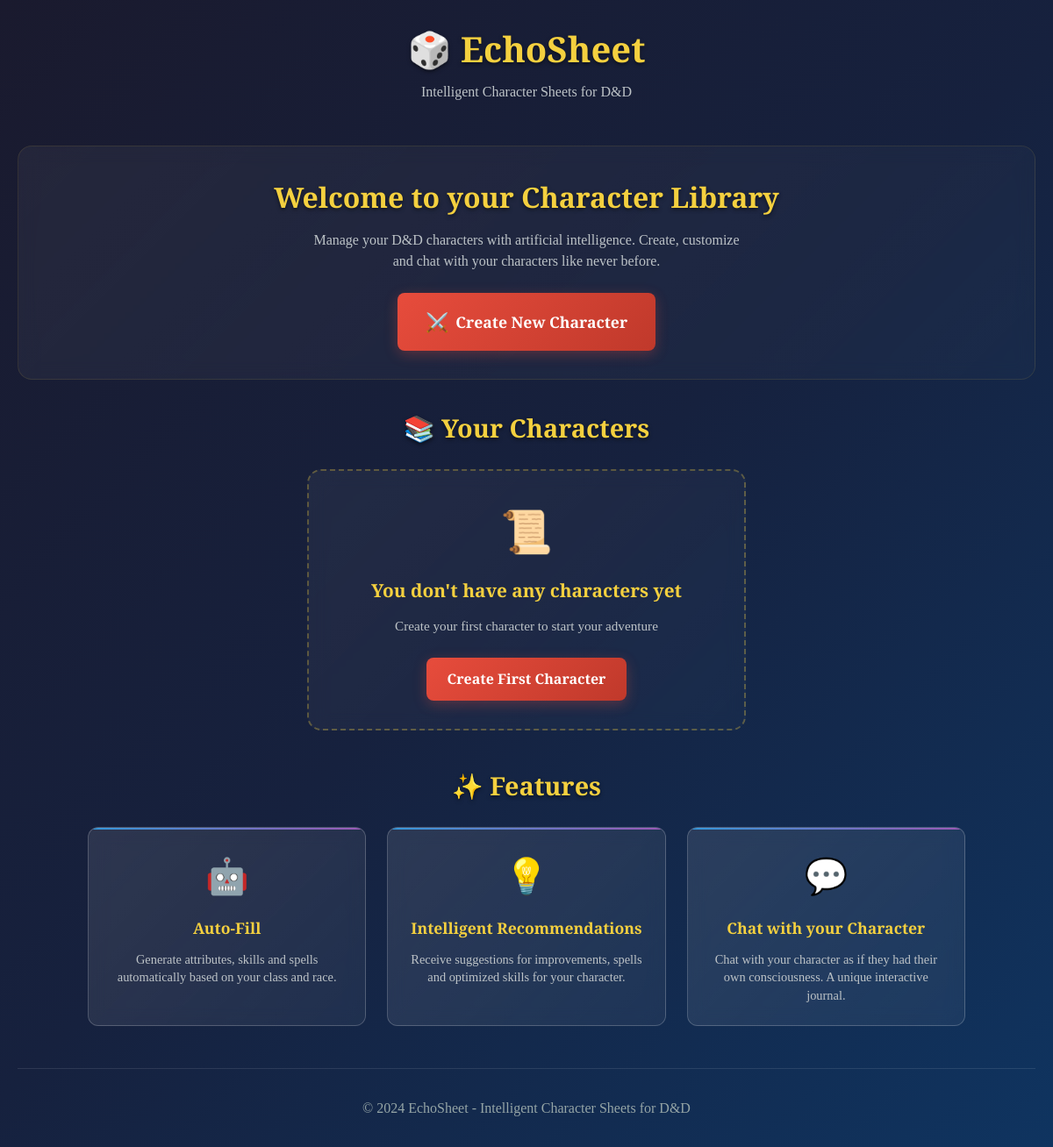
/, run on an earlier commit of the app's database.
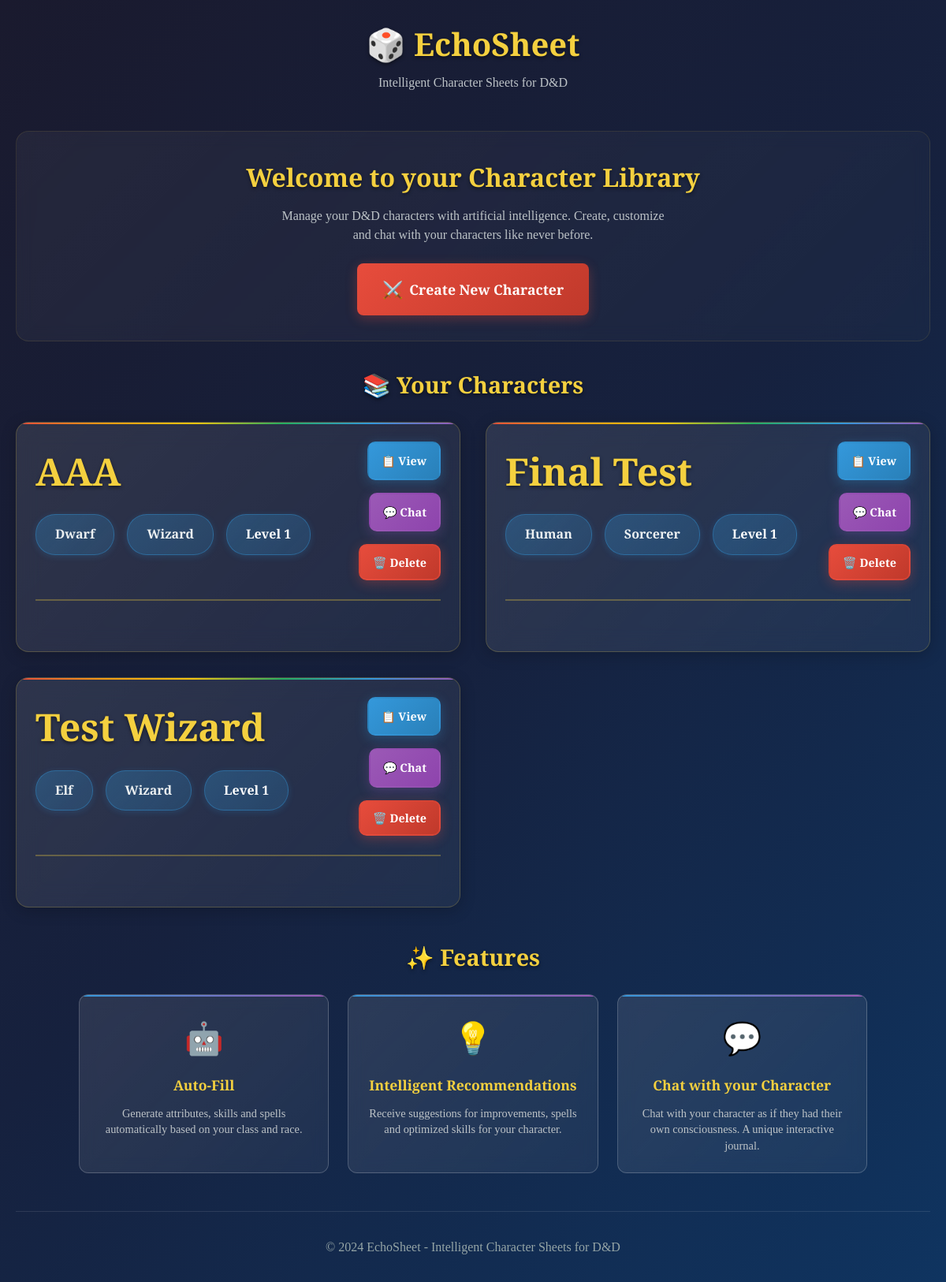
And on a later commit of the database.
### tables this page shows
CREATE TABLE characters (
            id INTEGER PRIMARY KEY AUTOINCREMENT,
            name TEXT NOT NULL,
            race TEXT NOT NULL,
            char_class TEXT NOT NULL,
            level INTEGER DEFAULT 1,
            background TEXT,
            attributes TEXT,
            skills TEXT,
            feats TEXT,
            spells TEXT,
            personality_traits TEXT,
            history_log TEXT,
            chat_history TEXT,
            created_at TIMESTAMP DEFAULT CURRENT_TIMESTAMP
        , cantrips TEXT, spells_known TEXT);

### app.py (the view)
@app.route('/')
def index():
    conn = sqlite3.connect('db.sqlite')
    cursor = conn.cursor()
    cursor.execute('SELECT id, name, race, char_class, level FROM characters ORDER BY created_at DESC')
    characters = cursor.fetchall()
    conn.close()
    return render_template('index.html', characters=characters)

### templates/index.html (shortened to what the changed rows need)
<!DOCTYPE html>
<html lang="es">
<head>
    <link rel="stylesheet" href="{{ url_for('static', filename='styles.css') }}">
</head>
<body>
    <div class="container">
        <header class="main-header">
            <h1 class="title">🎲 EchoSheet</h1>
        </header>
        <main class="main-content">
            <div class="hero-section">
                <div class="hero-content">
                    <h2>Welcome to your Character Library</h2>
                </div>
            </div>
            <section class="characters-section">
                {% if characters %}
                    <div class="characters-grid">
                        {% for char in characters %}
                        <div class="character-card">
                            <div class="character-header">
                                <div class="character-info">
                                    <h4 class="character-name">{{ char[1] }}</h4>
                                    <div class="character-basics">
                                        <span class="character-race">{{ char[2] }}</span>
                                        <span class="character-class">{{ char[3] }}</span>
                                        <span class="character-level">Level {{ char[4] }}</span>
                                    </div>
                                </div>
                                <div class="character-actions">
                                    <a href="{{ url_for('view_character', character_id=char[0]) }}" class="btn btn-secondary">
                                        📋 View
                                    </a>
                                    <a href="{{ url_for('chat_with_character', character_id=char[0]) }}" class="btn btn-accent">
                                        💬 Chat
                                    </a>
                                                                    <button class="btn btn-danger delete-character-btn"
                                        data-character-id="{{ char[0] }}"
                                        data-character-name="{{ char[1] }}">
                                    🗑️ Delete
                                </button>
                                </div>
                            </div>
                        </div>
                        {% endfor %}
                    </div>
                {% else %}
                    <div class="empty-state">
                        <div class="empty-icon">📜</div>
                        <h4>You don't have any characters yet</h4>
                        <p>Create your first character to start your adventure</p>
                        <a href="{{ url_for('create_character') }}" class="btn btn-primary">
                            Create First Character
                        </a>
                    </div>
                {% endif %}
            </section>
        </main>
    </div>
</body>
</html>

What changed in the data, as far as the page shows it:
added characters: name "AAA", race "Dwarf", char_class "Wizard", level "1"
added characters: name "Final Test", race "Human", char_class "Sorcerer", level "1"
added characters: name "Test Wizard", race "Elf", char_class "Wizard", level "1"
Also different on the page:
text no longer shown: "📜 You don't have any characters yet Create your first character to start your adventure Create First Character"
